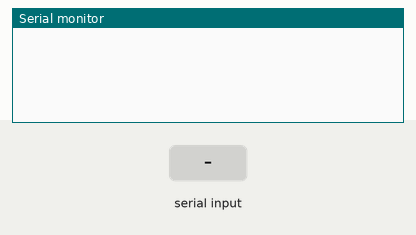
Bench run of a sketch on a simulated Arduino Uno, built for the host (arithmetic inside an expression is 32-bit, double 64-bit). Shown: the last lines printed to the serial monitor. The test bench sets the inputs (shaded band).

Above: at 1.2 s.
1.3 s: "Serial1\n" received over the second serial link
At 2.2 s:
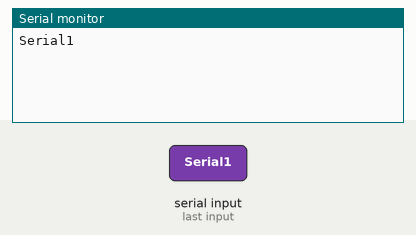
2.8 s: "1" received over the second serial link
At 3.3 s:
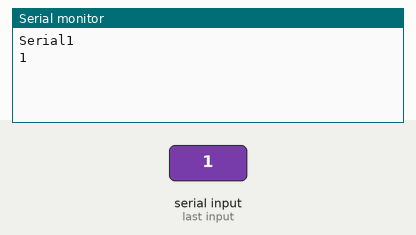

Measured:
- after the input at 1.3 s, the serial monitor: prints a new line at once (image 1)
- after the input at 2.8 s, the serial monitor: prints a new line at once (image 2)

The sketch:

SerialPassthrough.ino
```cpp
/*
  SerialPassthrough sketch

  Some boards, like the Arduino 101, the MKR1000, Zero, or the Micro, have one
  hardware serial port attached to Digital pins 0-1, and a separate USB serial
  port attached to the IDE Serial Monitor. This means that the "serial
  passthrough" which is possible with the Arduino UNO (commonly used to interact
  with devices/shields that require configuration via serial AT commands) will
  not work by default.

  This sketch allows you to emulate the serial passthrough behaviour. Any text
  you type in the IDE Serial monitor will be written out to the serial port on
  Digital pins 0 and 1, and vice-versa.

  On the 101, MKR1000, Zero, and Micro, "Serial" refers to the USB Serial port
  attached to the Serial Monitor, and "Serial1" refers to the hardware serial
  port attached to pins 0 and 1. This sketch will emulate Serial passthrough
  using those two Serial ports on the boards mentioned above, but you can change
  these names to connect any two serial ports on a board that has multiple ports.

  created 23 May 2016
  by Erik Nyquist

  https://www.arduino.cc/en/Tutorial/BuiltInExamples/SerialPassthrough
*/

#define EXPRESSLINK_SERIAL_RX_PIN   0
#define EXPRESSLINK_SERIAL_TX_PIN   1

#define ST_LINK_Serial      Serial

HardwareSerial ExpressLink_Serial(EXPRESSLINK_SERIAL_RX_PIN, EXPRESSLINK_SERIAL_TX_PIN);


void setup()
{
  ST_LINK_Serial.begin(115200);
  ExpressLink_Serial.begin(115200);
}

void loop()
{
  if (ST_LINK_Serial.available()) // If anything comes in Serial (USB),
  {
    ExpressLink_Serial.write(ST_LINK_Serial.read());  // read it and send it out Serial1 (pins 0 & 1)
  }

  if (ExpressLink_Serial.available())// If anything comes in Serial1 (pins 0 & 1)
   {
     ST_LINK_Serial.write(ExpressLink_Serial.read());  // read it and send it out Serial (USB)
  }
}
```
